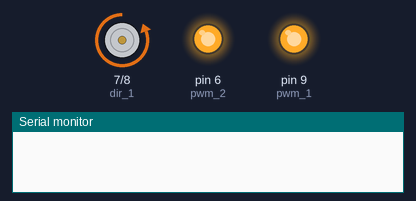
The sketch below on a simulated Arduino Uno, built with avr-gcc and run on an emulated ATmega328P. Shown: motor-driver pin pairs drawn as motors (green arrow = first pin HIGH = forward, orange = second pin HIGH = backward, longer = more drive), output pins drawn as LEDs (lit = HIGH), the last lines printed to the serial monitor. At 30.8 s the program stops and its outputs stay as they are.

Above: at 0.1 s.
At 15.4 s:
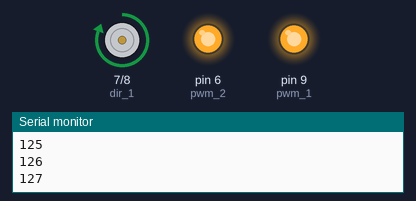
Timing chart, 0 to 16.9 s (numbered marks = the images above):
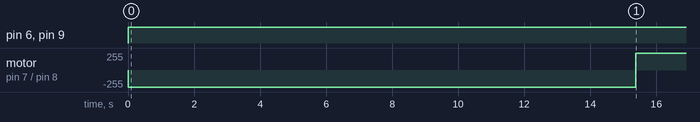

The sketch:

serial_real.ino
```cpp
// define pin name
int pwm_2 = 6;
int pwm_1 = 9;
int dir_2 = 8;
int dir_1 = 7;
void setup() {
pinMode(pwm_2, OUTPUT);
pinMode(pwm_1, OUTPUT);
pinMode(dir_1, OUTPUT);
pinMode(dir_2, OUTPUT);
Serial.begin(9600);
//Serial.println(&quot;DIR&quot;);
}
void loop() {
int pwm_value = 0;
int opposite_i;
digitalWrite(pwm_1,HIGH);
digitalWrite(pwm_2,HIGH);
for(int i=0;i<=255;i++){
analogWrite(dir_1,i);
opposite_i=255-i;
analogWrite(dir_2,(255-i));
delay(120);
Serial.println(i);
}
while(1)
continue;
}
```

Measured:
- by itself, pin 6 (pwm_2), pin 9 (pwm_1): LOW → HIGH at 0.00 s
- by itself, motor on pin 7 (dir_1) / pin 8 (dir_2): stopped → backward 255/255 at 0.00 s, → forward 255/255 15.4 s later
